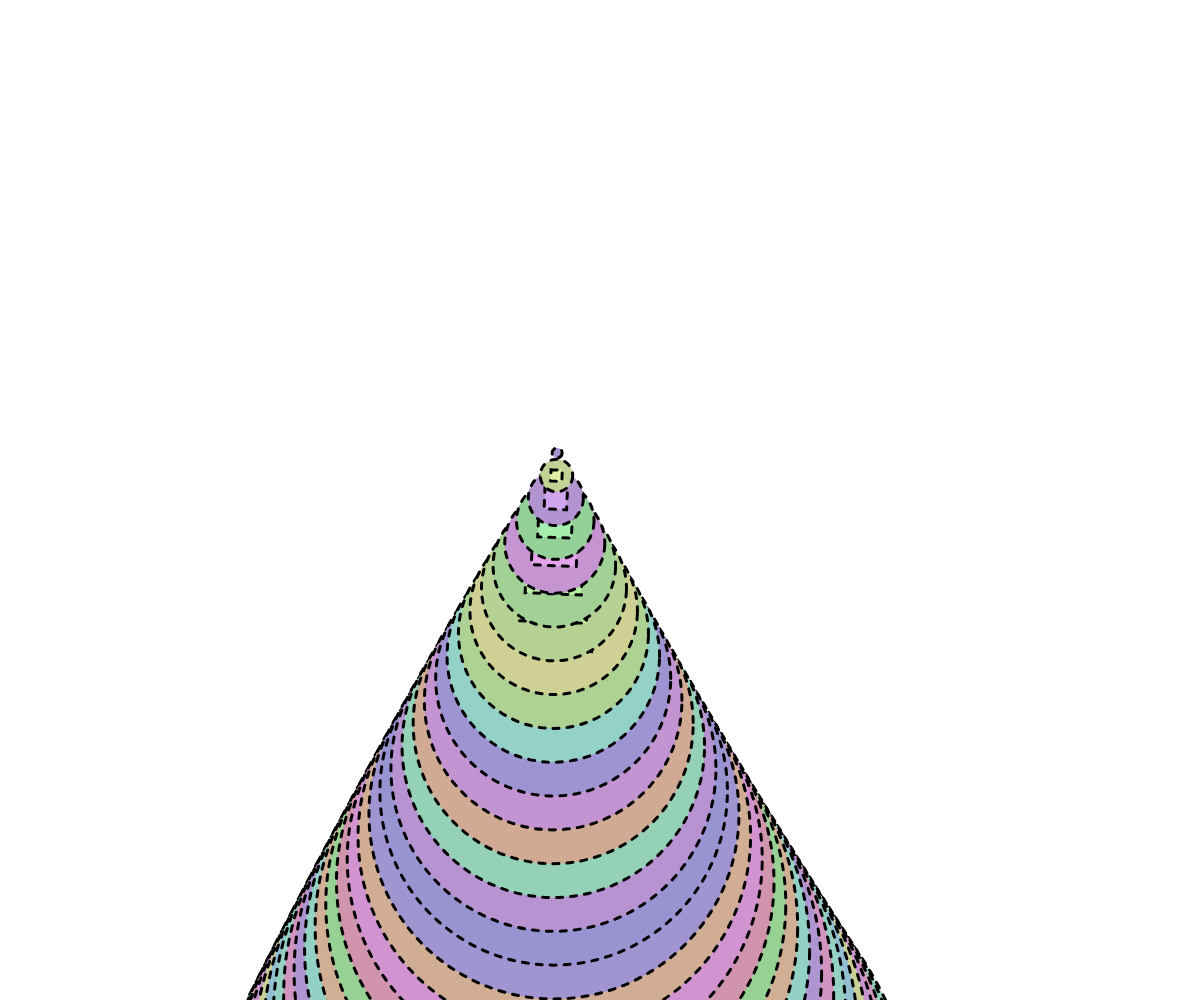
Frame 1 (no input)
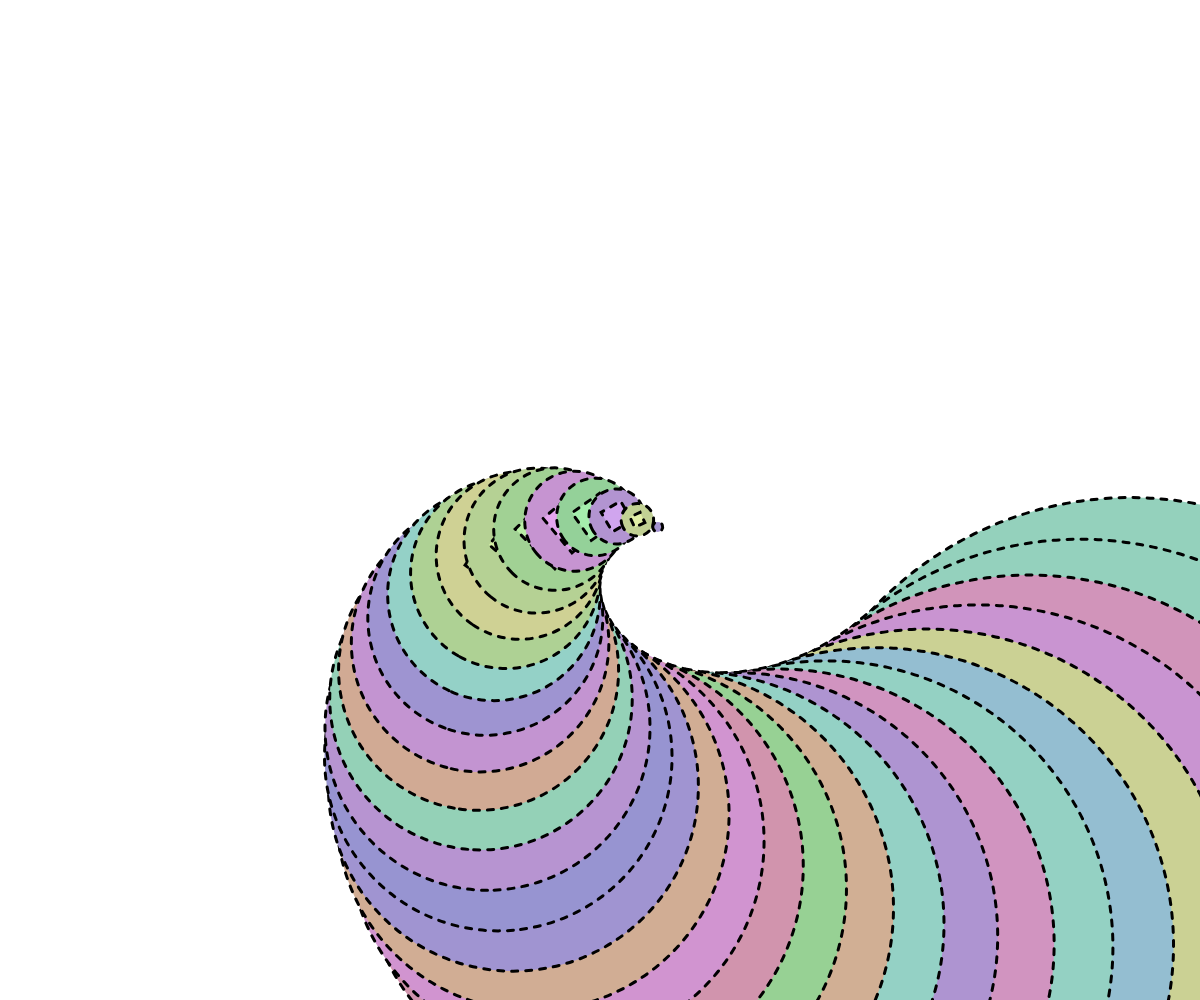
Frame 60 (no input)
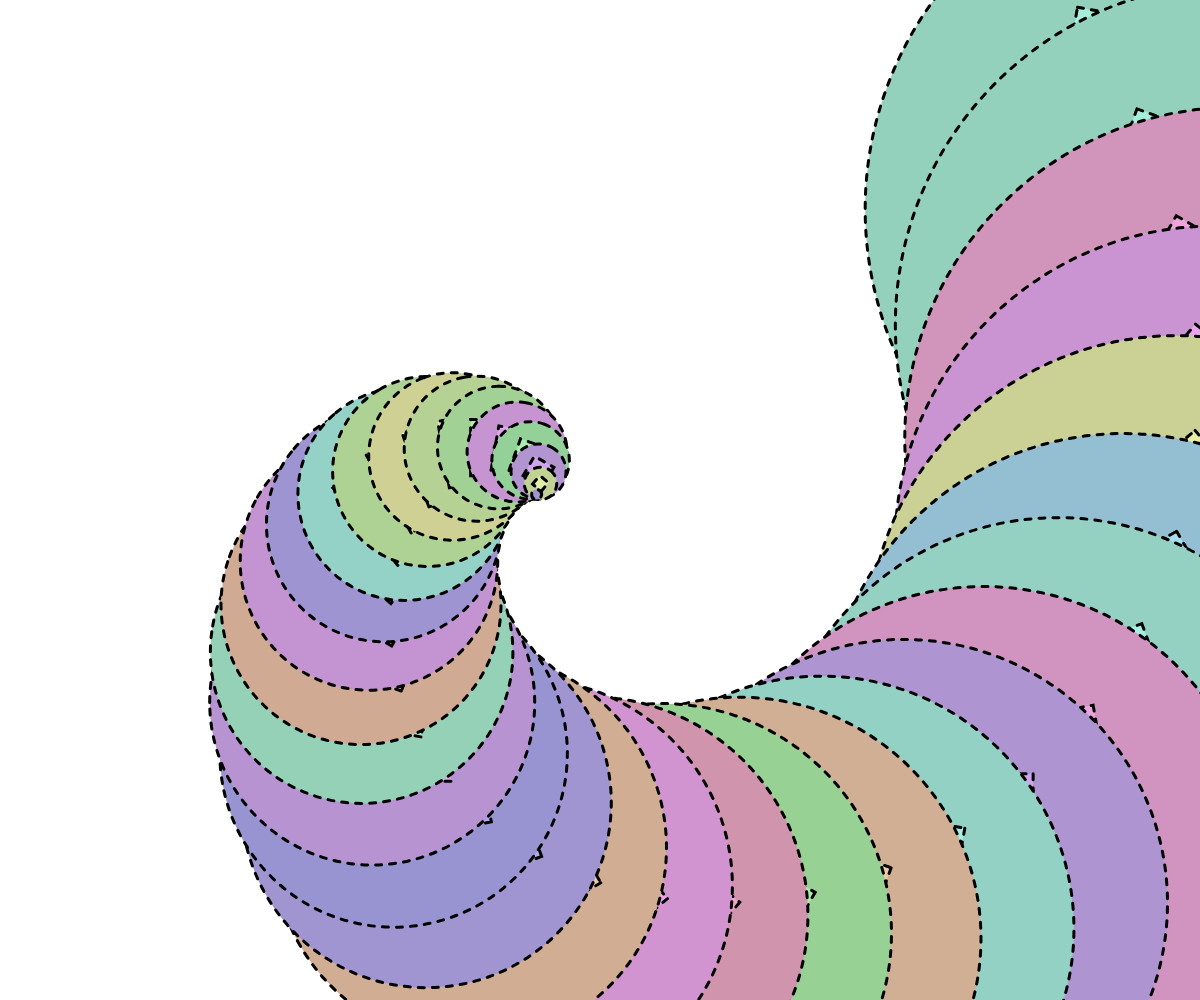
Frame 120 (the mouse pressed at the canvas centre since frame 60)

The p5.js sketch that drew these frames (run headless with seeded random() and noise() and a simulated clock; from frame 60 on, the mouse is pressed at the canvas centre):

// p5.js sketch
// ── sketch.js
class Rectangle {
    constructor(centerX, centerY, sideWidth, sideHeight) {
    this.centerX = centerX;
    this.centerY = centerY;
    this.sideWidth = sideWidth;
    this.sideHeight = sideHeight;
    this.fillColor = color(random(360), 40, 70);
    }

    show() {
        push();
        stroke(0);
        strokeWeight(3);
        blendMode(BLEND);
        fill(this.fillColor);
        ellipse(
            (sin(frameCount) * this.sideWidth) + this.centerX,
            (cos(frameCount) * this.sideHeight) + this.centerY,
            this.sideWidth + 10,
            this.sideHeight + 10
        );
        blendMode(HARD_LIGHT);
        fill(this.fillColor);
        rect(
            (sin(frameCount) * this.sideWidth) + this.centerX,
            (cos(frameCount) * this.sideHeight) + this.centerY,
            this.sideWidth/2,
            this.sideHeight/2
        );
    
        pop();
    }
}

let rectangles = [];
    let offset = 6
    let offset2 = 8

function setup() {
    createCanvas(windowWidth, windowHeight);
    angleMode(DEGREES);
    rectMode(CENTER);
    ellipseMode(CENTER);
    colorMode(HSL);
    let count = 32;
    let size = 6;
    for (let i = 0; i < width; i += width / count) {
        rectangles.push(new Rectangle(-45, -45, (size * i) / 10, (size * i) / 10));
    }
    rectangles = rectangles.reverse();
}

function draw() {
    background(255);
    translate(width / 2, height / 2);

    drawingContext.setLineDash([offset, offset2]);
    for (let r of rectangles) {
        rotate(frameCount/12);
        r.show();
    }
}
// ── sketch.html
<!DOCTYPE html>
<html lang="en">
<head>
    <meta charset="UTF-8">
    <meta name="viewport" content="width=device-width, initial-scale=1.0">
    <script src="https://cdn.jsdelivr.net/npm/p5@1.11.5/lib/p5.min.js"></script>
    <link rel="stylesheet" href="/style.css">
    <title>Spinning Shapes</title>
</head>
<body>
    <div id="nav"></div>
    <div id="sketch-container"></div>
    <script src="sketch.js"></script>
    <script src="/nav.js"></script>
</body>
</html>
